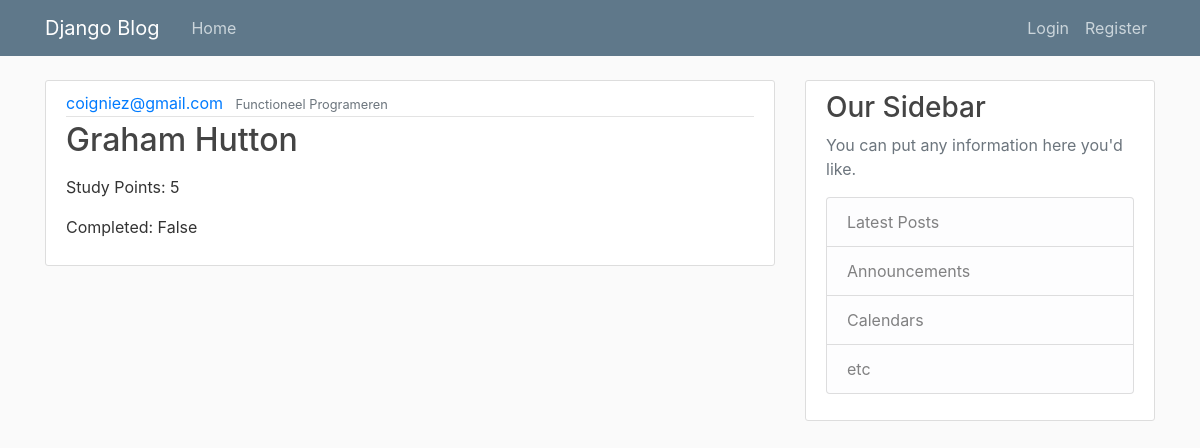
/home/, run on the app's committed database.
### planner/models.py (models this page shows, shortened)
class Document(models.Model):
    title = models.CharField(max_length=255)
    instructor = models.CharField(max_length=100)
    description = models.TextField(null=True, blank=True)
    author = models.ForeignKey(User, on_delete=models.CASCADE)
    study_points = models.IntegerField(null=True, blank=True)
    completed = models.BooleanField(default=False)

### planner/views.py (the view)
# urls.py: 2. Add a URL to urlpatterns:  path('', views.home, name='home')
def home(request):
    context = {
        'documents': Document.objects.all()
    }
    return render(request, 'planner/home.html', context)

### planner/templates/planner/home.html (shortened to what this page needs)
{% extends "planner/base.html" %}
{% block content %}
    {% for document in documents %}
    <article class="media content-section">
        <div class="media-body">
            <div class="article-metadata">
                <a class="mr-2" href="#">{{ document.author }}</a>
                <small class="text-muted">{{ document.title }}</small>
            </div>
            <h2><a class="article-title" href="#">{{ document.instructor }}</a></h2>
            <p>Study Points: {{ document.study_points }}</p>
            <p>Completed: {{ document.completed }}</p>
        </div>
    </article>
    {% endfor %}
{% endblock content %}

### planner/static/planner/main.css (style rules this page uses)
body { background: #fafafa; color: #333333; margin-top: 5rem; }
h1, h2, h3, h4, h5, h6 { color: #444444; }
.content-section { background: #ffffff; padding: 10px 20px; border: 1px solid #dddddd; border-radius: 3px; margin-bottom: 20px; }
.article-title { color: #444444; }
.article-metadata { padding-bottom: 1px; margin-bottom: 4px; border-bottom: 1px solid #e3e3e3 }

### data on the page
Document: author "coigniez@gmail.com", title "Functioneel Programeren", instructor "Graham Hutton", study_points "5", completed "False"
